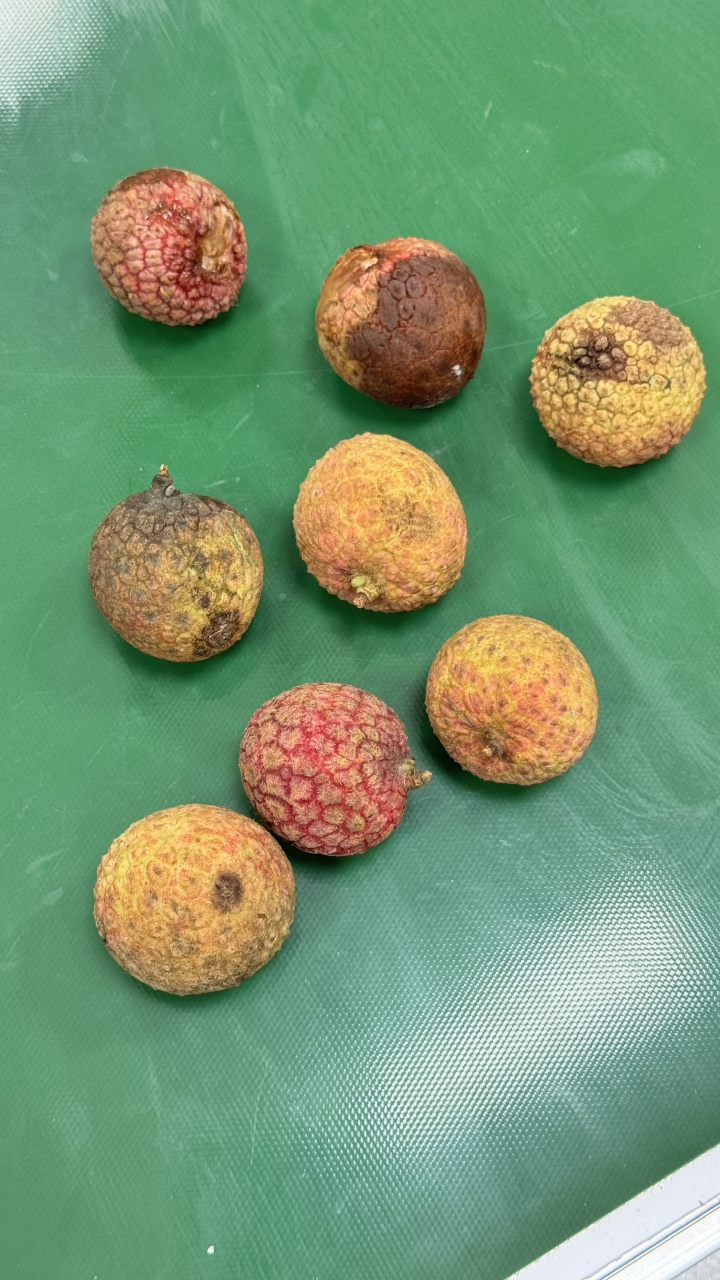
#> input picture LAB/Lab_17/lychee.jpg, 1440 x 2560 px (shown at 1/2 size)
$ jupyter execute LAB17.ipynb
#> lines starting #> are read from the running program, lines starting #| are printed output that depends on the picture; after the words box and inside, x2 and y2 are one past the last pixel; in counts of white or black regions, pixels touching at a corner belong together
# Lab 17
**Author**: The Tuan Trinh \
**Date**: 28/06/2026

[cell 1]
import os
import platform
print("=" * 100)
print("OS Name:", os.name)
print("System:", platform.system())
print("Release:", platform.release())
print("Machine:", platform.machine())
print("Processor:", platform.processor())
print("Platform:", platform.platform())

print("\nEnvironment Variables (sample):")
for key, value in list(os.environ.items())[:15]:
    print(f"{key} = {value}")

[cell 2]
platform.python_version()

[cell 3]
import numpy as np
import cv2 as cv
from matplotlib import pyplot as plt

img = cv.imread('lychee.jpg')
#> img is the input picture: shape (2560, 1440, 3); mean B, G, R 114.1, 151.8, 117.7
img_rgb = cv.cvtColor(img, cv.COLOR_BGR2RGB)
plt.figure(figsize=(8, 6))
plt.imshow(img_rgb)
plt.title('Original Image')
plt.axis("off")
assert img is not None, "file could not be read, check with os.path.exists()"

[cell 4]
# Grayscale conversion and Otsu's thresholding
gray = cv.cvtColor(img, cv.COLOR_BGR2GRAY)
ret, thresh = cv.threshold(gray, 0, 255, cv.THRESH_BINARY_INV + cv.THRESH_OTSU)
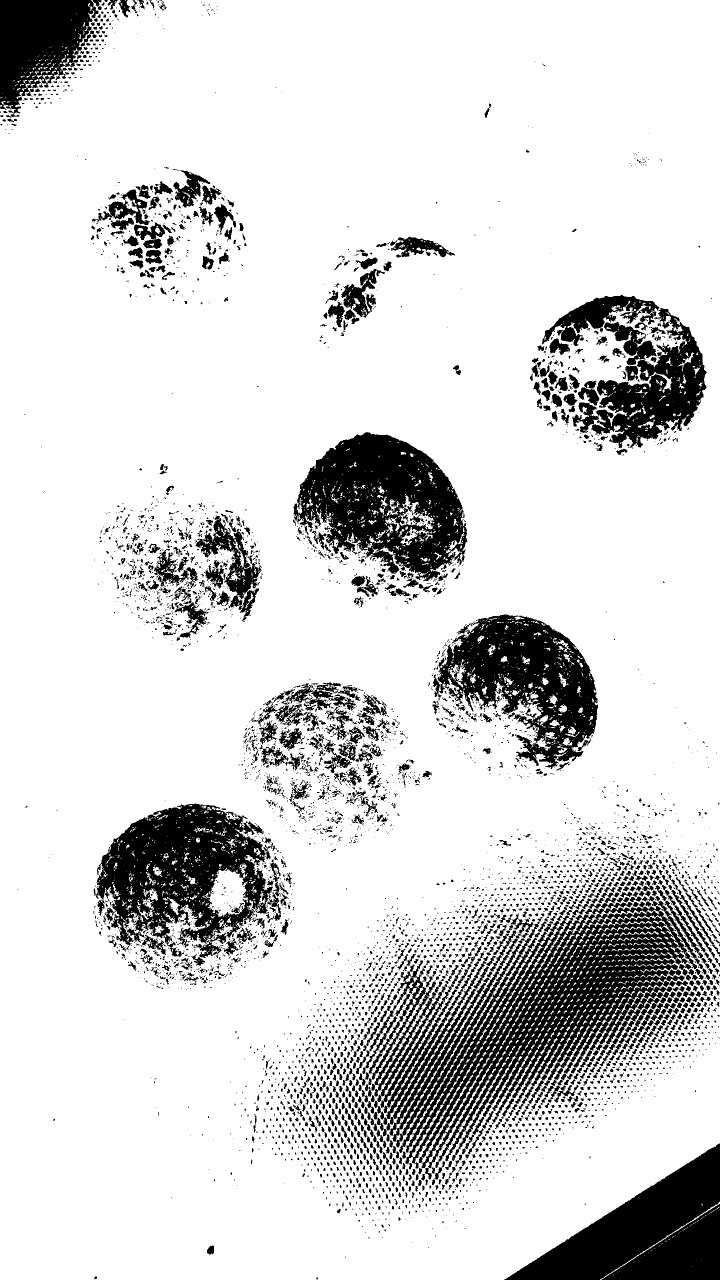
#> thresh: shape (2560, 1440) (shown at 1/2 size); 84.2% white; 5685 black regions (4027 under 20 px), largest, box (x1, y1, x2, y2) and area: (773, 1802, 1401, 2337) 108140, (187, 1607, 546, 1916) 59235, (587, 864, 935, 1163) 58707
#> ret = 161
print("Otsu Threshold Value:", ret)
#| Otsu Threshold Value: 161.0

plt.figure(figsize=(8, 6))
plt.imshow(thresh, cmap='gray')
plt.title('Otsu Thresholded Image (Binary Inverted)')
plt.axis("off")

[cell 5]
kernel = np.ones((3,3), np.uint8)
opening = cv.morphologyEx(thresh, cv.MORPH_OPEN, kernel, iterations=2)
#> opening: shape (2560, 1440); 80.1% white; 2276 black regions (1601 under 20 px), largest, box (x1, y1, x2, y2) and area: (664, 1696, 1440, 2383) 230811, (187, 1607, 581, 1973) 83307, (586, 864, 935, 1189) 71456
sure_bg = cv.dilate(opening, kernel, iterations=3)
#> sure_bg: shape (2560, 1440); 86.4% white; 507 black regions (339 under 20 px), largest, box (x1, y1, x2, y2) and area: (765, 1726, 1421, 2293) 150863, (191, 1611, 571, 1936) 62729, (591, 868, 931, 1170) 60487
dist_transform = cv.distanceTransform(opening, cv.DIST_L2, 5)
ret_fg, sure_fg = cv.threshold(dist_transform, 0.7 * dist_transform.max(), 255, 0)
#> sure_fg: shape (2560, 1440) float32; 1% white; 6 white regions, box (x1, y1, x2, y2) and area: (668, 0, 903, 180) 14151, (1253, 0, 1440, 113) 12501, (0, 1233, 131, 1414) 8305, (0, 1981, 45, 2058) 2495, (0, 588, 21, 629) 389, (0, 2422, 19, 2459) 350
#> ret_fg = 208.5
sure_fg = np.uint8(sure_fg)
unknown = cv.subtract(sure_bg, sure_fg)

plt.figure(figsize=(10, 4))
plt.subplot(1, 2, 1)
plt.imshow(dist_transform, cmap='jet')
plt.title('Distance Transform')
plt.axis("off")

plt.subplot(1, 2, 2)
plt.imshow(unknown, cmap='gray')
plt.title('Unknown Region')
plt.axis("off")

[cell 6]
ret_markers, markers = cv.connectedComponents(sure_fg)
#> markers: shape (2560, 1440) int32; 7 distinct labels, from 0 to 6
#> ret_markers = 7
markers = markers + 1
#> markers: shape (2560, 1440) int32; 7 distinct labels, from 1 to 7
markers[unknown == 255] = 0
#> markers: shape (2560, 1440) int32; 8 distinct labels, from 0 to 7
plt.figure(figsize=(8, 6))
plt.imshow(markers, cmap='nipy_spectral')
plt.title('Markers before Watershed')
plt.axis("off")

[cell 7]
markers_ws = cv.watershed(img.copy(), markers.copy())
#> markers_ws: shape (2560, 1440) int32; 8 distinct labels, from -1 to 7
img_ws = img_rgb.copy()
img_ws[markers_ws == -1] = [255, 0, 0]  # Red boundaries in RGB
#> img_ws: shape (2560, 1440, 3); mean R, G, B 118.8, 150.6, 113.1

plt.figure(figsize=(12, 6))
plt.subplot(1, 2, 1)
plt.imshow(markers_ws, cmap='nipy_spectral')
plt.title('Watershed Markers')
plt.axis("off")

plt.subplot(1, 2, 2)
plt.imshow(img_ws)
plt.title(f'Segmented Image (Count: {ret_markers - 1})')
plt.axis("off")

print("Lychee Count (Lab 11 Method):", ret_markers - 1)
#| Lychee Count (Lab 11 Method): 6

[cell 8]
scales = [0.1, 0.25, 0.5, 1.0, 1.5]
for scale in scales:
    w = int(img.shape[1] * scale)
    h = int(img.shape[0] * scale)
    resized = cv.resize(img, (w, h), interpolation=cv.INTER_AREA if scale < 1.0 else cv.INTER_CUBIC)

    gray_resized = cv.cvtColor(resized, cv.COLOR_BGR2GRAY)
    _, thresh_resized = cv.threshold(gray_resized, 0, 255, cv.THRESH_BINARY_INV + cv.THRESH_OTSU)

    kernel_r = np.ones((3,3), np.uint8)
    opening_r = cv.morphologyEx(thresh_resized, cv.MORPH_OPEN, kernel_r, iterations=2)
    sure_bg_r = cv.dilate(opening_r, kernel_r, iterations=3)

    dist_r = cv.distanceTransform(opening_r, cv.DIST_L2, 5)
    max_d = dist_r.max()
    _, sure_fg_r = cv.threshold(dist_r, 0.7 * max_d if max_d > 0 else 0, 255, 0)
    sure_fg_r = np.uint8(sure_fg_r)

    _, markers_r = cv.connectedComponents(sure_fg_r)
    count = markers_r.max()
    print(f"{scale:<6.2f} | {f'{w}x{h}':<12} | {max_d:<10.2f} | {count:<6}")
#> this loop made 5 passes
#> (max_d, count) on passes 1 to 5: (44.94, 5), (84.71, 6), (170, 4), (297.8, 6), (446.8, 5)
#| 0.10   | 144x256      | 44.94      | 5
#| 0.25   | 360x640      | 84.71      | 6
#| 0.50   | 720x1280     | 169.98     | 4
#| 1.00   | 1440x2560    | 297.81     | 6
#| 1.50   | 2160x3840    | 446.81     | 5
#> opening_r: shape (3840, 2160); 81.9% white; 3112 black regions (1608 under 20 px), largest, box (x1, y1, x2, y2) and area: (1028, 2567, 2160, 3574) 413654, (281, 2411, 871, 2903) 167229, (878, 1296, 1402, 1780) 151539
#> sure_fg_r: shape (3840, 2160); 0.89% white; 5 white regions, box (x1, y1, x2, y2) and area: (1003, 0, 1355, 265) 31763, (1883, 0, 2160, 169) 27734, (0, 1891, 120, 2102) 12980, (0, 883, 30, 944) 819, (0, 3633, 30, 3687) 765
#> thresh_resized: shape (3840, 2160); 84.2% white; 6176 black regions (3469 under 20 px), largest, box (x1, y1, x2, y2) and area: (1169, 2703, 2091, 3506) 228746, (287, 2411, 819, 2874) 132821, (881, 1296, 1402, 1744) 132137

[cell 9]
def count_lychees_robust(image, scale=1.0, verbose=False):
#> called with scale = 1, verbose = True
    hsv = cv.cvtColor(image, cv.COLOR_BGR2HSV)
#> hsv: shape (2560, 1440, 3); mean H, S, V 60.5, 105.5, 162.4

    lower_red1 = np.array([0, 40, 40])
    upper_red1 = np.array([22, 255, 255])
    lower_red2 = np.array([165, 40, 40])
    upper_red2 = np.array([180, 255, 255])

    mask1 = cv.inRange(hsv, lower_red1, upper_red1)
#> mask1: shape (2560, 1440); 20.2% white; 41 white regions (29 under 20 px), largest, box (x1, y1, x2, y2) and area: (187, 1608, 590, 1990) 117392, (478, 1365, 861, 1713) 95930, (586, 864, 936, 1224) 94476
    mask2 = cv.inRange(hsv, lower_red2, upper_red2)
#> mask2: shape (2560, 1440); 0.01% white; 24 white regions (19 under 20 px), largest, box (x1, y1, x2, y2) and area: (570, 1570, 579, 1587) 79, (602, 1600, 620, 1609) 78, (576, 1552, 584, 1560) 33, (624, 1582, 631, 1594) 32, (576, 1612, 583, 1617) 27
    lychee_mask = cv.bitwise_or(mask1, mask2)
#> lychee_mask: shape (2560, 1440); 20.2% white; 41 white regions (29 under 20 px), largest, box (x1, y1, x2, y2) and area: (187, 1608, 590, 1990) 117392, (478, 1365, 861, 1713) 96279, (586, 864, 936, 1224) 94476
    k_size = max(3, int(5 * scale))
    if k_size % 2 == 0:
        k_size += 1
    kernel = np.ones((k_size, k_size), np.uint8)
    opening = cv.morphologyEx(lychee_mask, cv.MORPH_OPEN, kernel, iterations=2)
#> opening: shape (2560, 1440); 20% white; 11 white regions
    filled = np.zeros_like(opening)
    contours, _ = cv.findContours(opening, cv.RETR_CCOMP, cv.CHAIN_APPROX_SIMPLE)
#> contours = 102 contours, 52 with area under 20; largest, box (x1, y1, x2, y2) and area: (188, 1608, 590, 1986) 118031, (478, 1365, 860, 1713) 95458, (587, 865, 935, 1224) 94906, (180, 989, 526, 1322) 91466, (851, 1230, 1195, 1570) 90630
    for i in range(len(contours)):
        cv.drawContours(filled, contours, i, 255, -1)
#> this loop made 102 passes
#> filled: shape (2560, 1440); 20.3% white; 11 white regions, largest, box (x1, y1, x2, y2) and area: (188, 1608, 590, 1986) 118635, (478, 1365, 860, 1713) 96011, (587, 865, 935, 1224) 95424
    sure_bg = cv.dilate(filled, kernel, iterations=3)
#> sure_bg: shape (2560, 1440); 22.2% white; 8 white regions, largest, box (x1, y1, x2, y2) and area: (182, 1359, 866, 1992) 232763, (581, 859, 941, 1230) 104064, (174, 983, 532, 1328) 100595
    dist_transform = cv.distanceTransform(filled, cv.DIST_L2, 5)
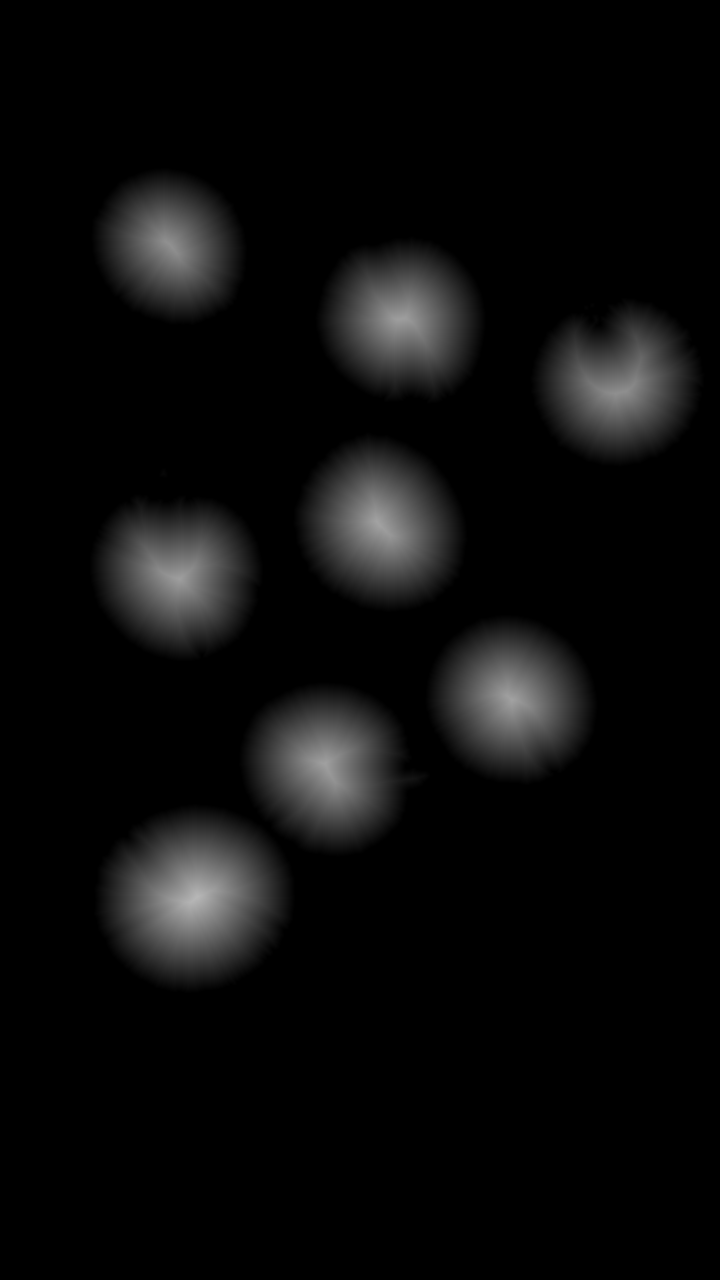
#> dist_transform: shape (2560, 1440) float32 (shown at 1/2 size); min 0, max 183.1, mean 11.3
    max_dist = dist_transform.max()
#> max_dist = 183.1
    _, sure_fg = cv.threshold(dist_transform, 0.5 * max_dist if max_dist > 0 else 0, 255, 0)
#> sure_fg: shape (2560, 1440) float32; 4.2% white; 8 white regions, largest, box (x1, y1, x2, y2) and area: (281, 1699, 499, 1895) 31672, (679, 960, 844, 1133) 20484, (570, 1456, 726, 1622) 19854
    sure_fg = np.uint8(sure_fg)
    unknown = cv.subtract(sure_bg, sure_fg)
#> unknown: shape (2560, 1440); 18.1% white; 8 white regions, largest, box (x1, y1, x2, y2) and area: (182, 1359, 866, 1992) 181237, (1055, 590, 1415, 939) 83940, (581, 859, 941, 1230) 83580
    ret_markers, markers = cv.connectedComponents(sure_fg)
#> markers: shape (2560, 1440) int32; 9 distinct labels, from 0 to 8
#> ret_markers = 9
    markers = markers + 1
#> markers: shape (2560, 1440) int32; 9 distinct labels, from 1 to 9
    markers[unknown == 255] = 0
#> markers: shape (2560, 1440) int32; 10 distinct labels, from 0 to 9
    markers_ws = cv.watershed(image, markers.copy())
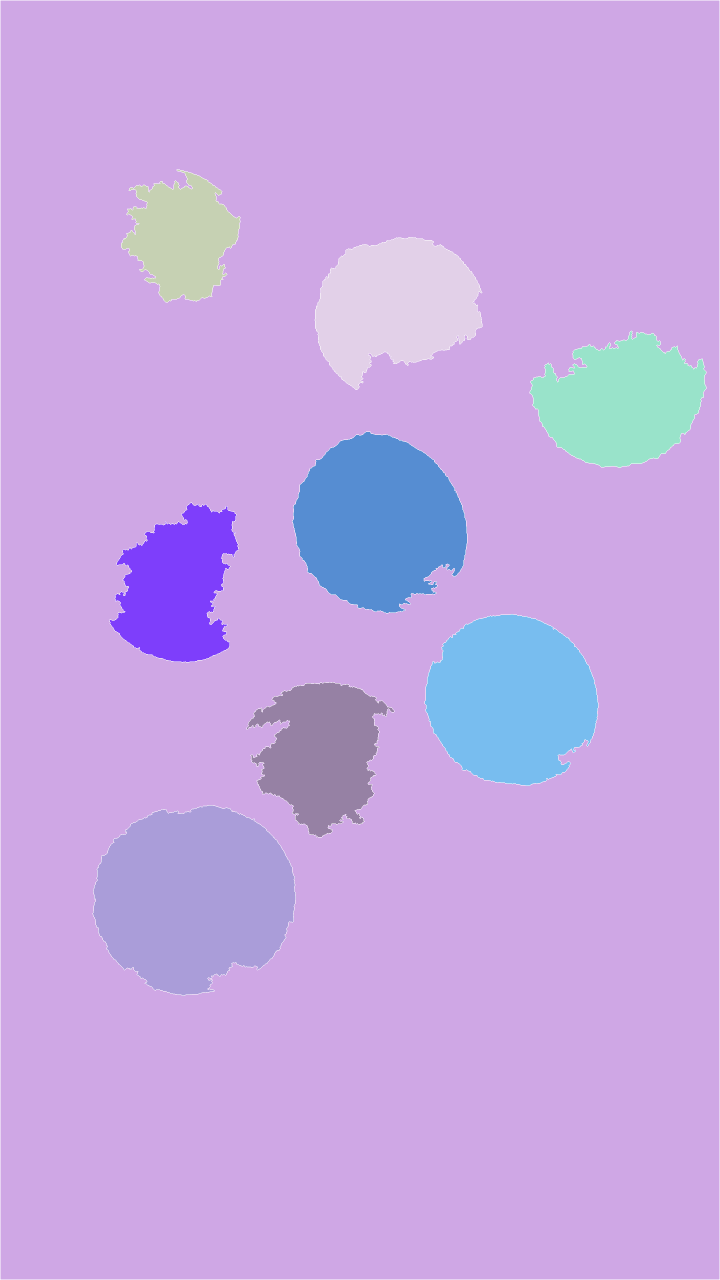
#> markers_ws: shape (2560, 1440) int32 (shown at 1/2 size); 10 distinct labels, from -1 to 9; one colour per label, 0 black, -1 white
    num_labels, labels, stats, centroids = cv.connectedComponentsWithStats(sure_fg)
#> num_labels = 9; stats = [[0, 0, 1440, 2560, 3533207], [274, 427, 129, 131, 12268], [723, 566, 157, 141, 17639], [1153, 700, 161, 142, 14623], [679, 960, 165, 173, 20484], [271, 1086, 163, 143, 17974], [942, 1321, 162, 155, 18679], [570, 1456, 156, 166, 19854], [281, 1699, 218, 196, 31672]]; centroids = [[721.6, 1282.8], [340.3, 491.9], [803.9, 638.5], [1237.5, 776.7], [761.4, 1049.6], [353.5, 1151.9], [1022.8, 1398.3], [653.1, 1534.7], [388.7, 1796.1]]
    min_area = max(10, int(1000 * (scale ** 2)))

    final_count = 0
    for i in range(1, num_labels):
        if stats[i, cv.CC_STAT_AREA] >= min_area:
            final_count += 1
#> after the loop, final_count = 8

    if verbose:
        plt.figure(figsize=(15, 10))

        plt.subplot(2, 3, 1)
        plt.imshow(cv.cvtColor(image, cv.COLOR_BGR2RGB))
        plt.title('Original Image')
        plt.axis('off')

        plt.subplot(2, 3, 2)
        plt.imshow(lychee_mask, cmap='gray')
        plt.title('HSV Red Mask')
        plt.axis('off')

        plt.subplot(2, 3, 3)
        plt.imshow(filled, cmap='gray')
        plt.title('Holes Filled Mask')
        plt.axis('off')

        plt.subplot(2, 3, 4)
        plt.imshow(dist_transform, cmap='jet')
        plt.title('Distance Transform')
        plt.axis('off')

        plt.subplot(2, 3, 5)
        plt.imshow(markers_ws, cmap='nipy_spectral')
        plt.title('Watershed Markers')
        plt.axis('off')

        img_result = cv.cvtColor(image, cv.COLOR_BGR2RGB)
        img_result[markers_ws == -1] = [255, 0, 0]
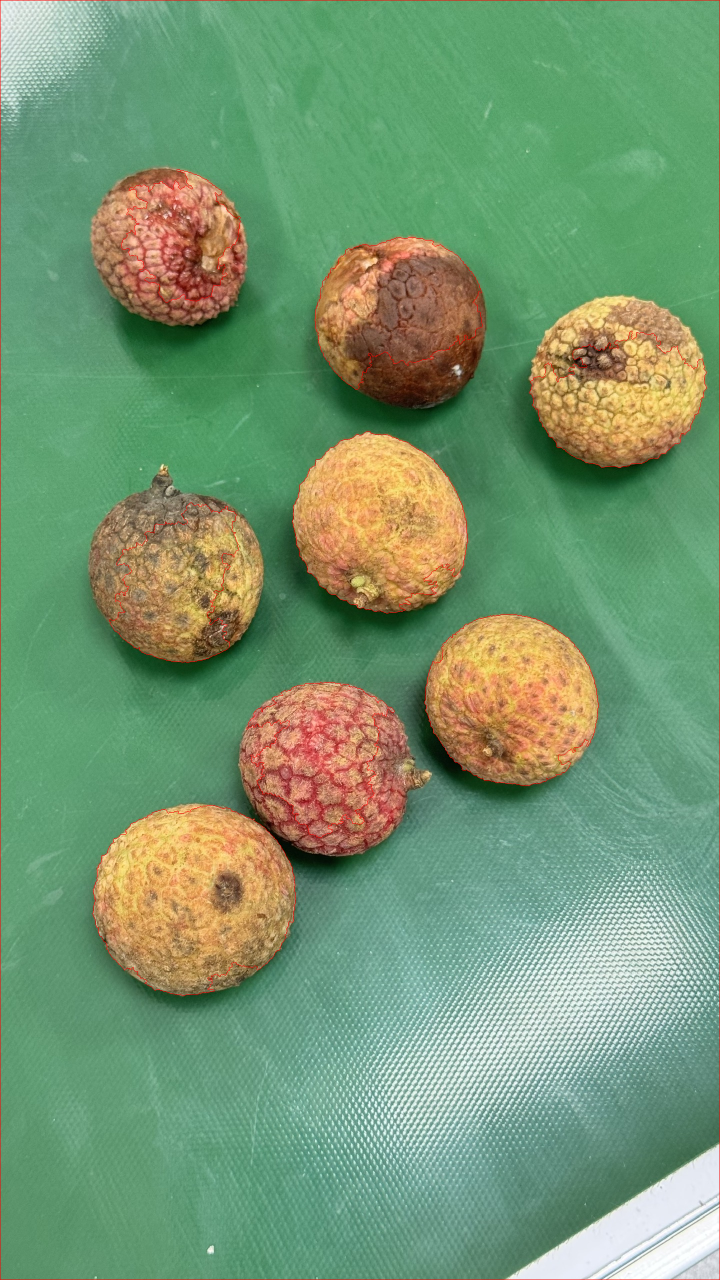
#> img_result: shape (2560, 1440, 3) (shown at 1/2 size); mean R, G, B 118.3, 151.1, 113.6
        plt.subplot(2, 3, 6)
        plt.imshow(img_result)
        plt.title(f'Final Count: {final_count}')
        plt.axis('off')

        plt.tight_layout()
        plt.show()

    return final_count

[cell 10]
count_orig = count_lychees_robust(img, scale=1.0, verbose=True)
#> count_orig = 8
print("Robust lychee count at original scale:", count_orig)
#| Robust lychee count at original scale: 8
